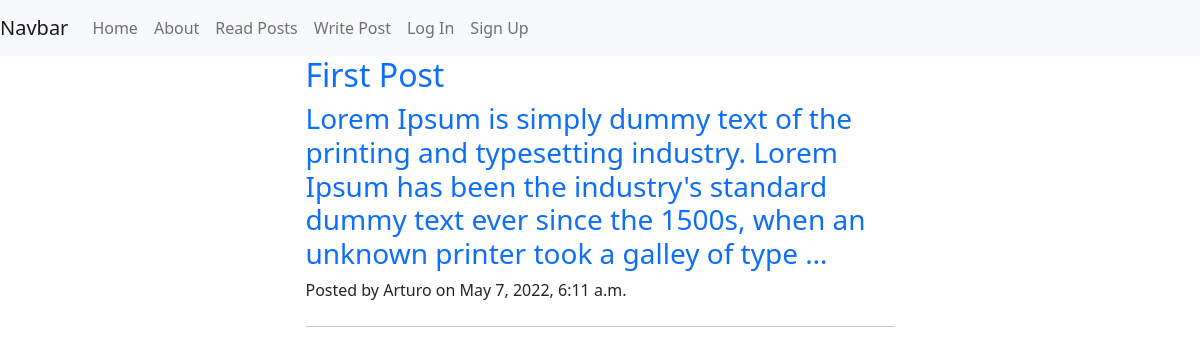
The page /posts/ on the database as committed earlier.
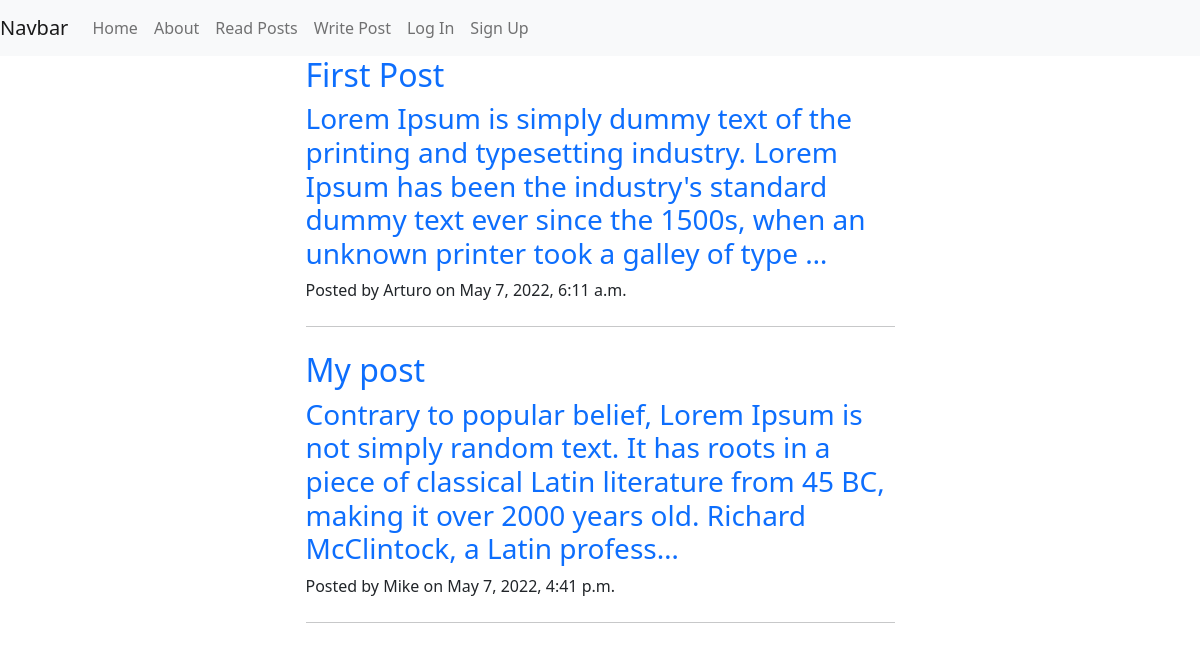
The same page on the database as committed later.
### posts/models.py (models this page shows, shortened)
class Post(models.Model):
        title = models.CharField(max_length=256)
        author=models.ForeignKey(
            'auth.User',
            on_delete=models.CASCADE,
            null=True,default=None
        )
        body=models.TextField()
        created_on=models.DateTimeField(auto_now_add=True)

### posts/views.py (the view)
# urls.py: path('',PostListView.as_view(),name='post_list'),
class PostListView(ListView):
    template_name='posts/list.html'
    model=Post

### templates/posts/list.html
{% extends "base.html" %}
{% block content %}
{% for obj in object_list %}
  <div class="container px-4 px-lg-5">
    <div class="row gx-4 gx-lg-5 justify-content-center">
        <div class="col-md-10 col-lg-8 col-xl-7">
            <div class="post-preview">
                <a href="{% url 'post_detail' obj.id %}">
                    <h2 class="post-title">{{obj.title}}</h2>
                    <h3 class="post-subtitle">{{obj.body|truncatechars:200}}</h3>
                </a>
                <p class="post-meta">
                    Posted by
                    <span>{{obj.author}}</span>
                    on <span>{{obj.created_on}}</span>
                </p>
            </div>
            <hr class="my-4" />
        </div>
    </div>
</div>
{% endfor %}
{% endblock %}

Rows that differ between the two databases and show on the page:
added Post: title "My post", body "Contrary to popular belief, Lorem Ipsum is not simply random text. It has roots in a piece of classical Latin literature from 45 BC, making it over 2000 years old. Richard McClintock, a Latin profess…", author "Mike", created_on "May 7, 2022, 4:41 p.m."
